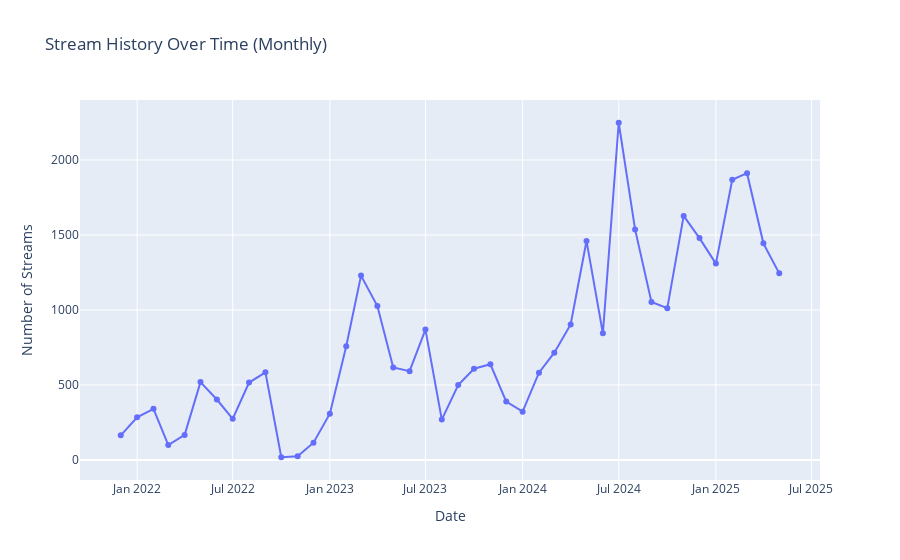

The notebook cell saved with this chart:
### Code cell
# Use Matplotlib to plot the all-time streams by month and year
month_year_df.plot(kind="line", x="month_year", y="count")
plt.title("Stream History Over Time (Monthly)")
plt.xlabel("Date")
plt.ylabel("Number of Streams")
plt.show()

# Or using Plotly for an interactive bar chart
fig = px.line(
    month_year_df[:-1],
    x="month_year",
    y="count",
    title="Stream History Over Time (Monthly)",
    labels={"month_year" : "Date", "count" : "Number of Streams"},
    markers=True
)

fig.show()

### Figure 1 — Plotly figure (JSON) as saved in the notebook; plotly's stock layout.template omitted (floating-point values rounded to 4 significant figures)
{"data": [{"hovertemplate": "Date=%{x}<br>Number of Streams=%{y}<extra></extra>", "legendgroup": "", "line": {"color": "#636efa", "dash": "solid"}, "marker": {"symbol": "circle"}, "mode": "lines+markers", "name": "", "orientation": "v", "showlegend": false, "type": "scatter", "x": ["2021-12", "2022-01", "2022-02", "2022-03", "2022-04", "2022-05", "2022-06", "2022-07", "2022-08", "2022-09", "2022-10", "2022-11", "2022-12", "2023-01", "2023-02", "2023-03", "2023-04", "2023-05", "2023-06", "2023-07", "2023-08", "2023-09", "2023-10", "2023-11", "2023-12", "2024-01", "2024-02", "2024-03", "2024-04", "2024-05", "2024-06", "2024-07", "2024-08", "2024-09", "2024-10", "2024-11", "2024-12", "2025-01", "2025-02", "2025-03", "2025-04", "2025-05"], "xaxis": "x", "y": [164, 284, 341, 99, 167, 519, 403, 274, 516, 584, 18, 25, 115, 308, 758, 1229, 1026, 617, 592, 869, 269, 499, 608, 638, 389, 322, 582, 715, 903, 1460, 844, 2248, 1537, 1053, 1012, 1627, 1479, 1309, 1868, 1912, 1444, 1244], "yaxis": "y"}], "layout": {"legend": {"tracegroupgap": 0}, "title": {"text": "Stream History Over Time (Monthly)"}, "xaxis": {"anchor": "y", "domain": [0, 1], "title": {"text": "Date"}}, "yaxis": {"anchor": "x", "domain": [0, 1], "title": {"text": "Number of Streams"}}}}
